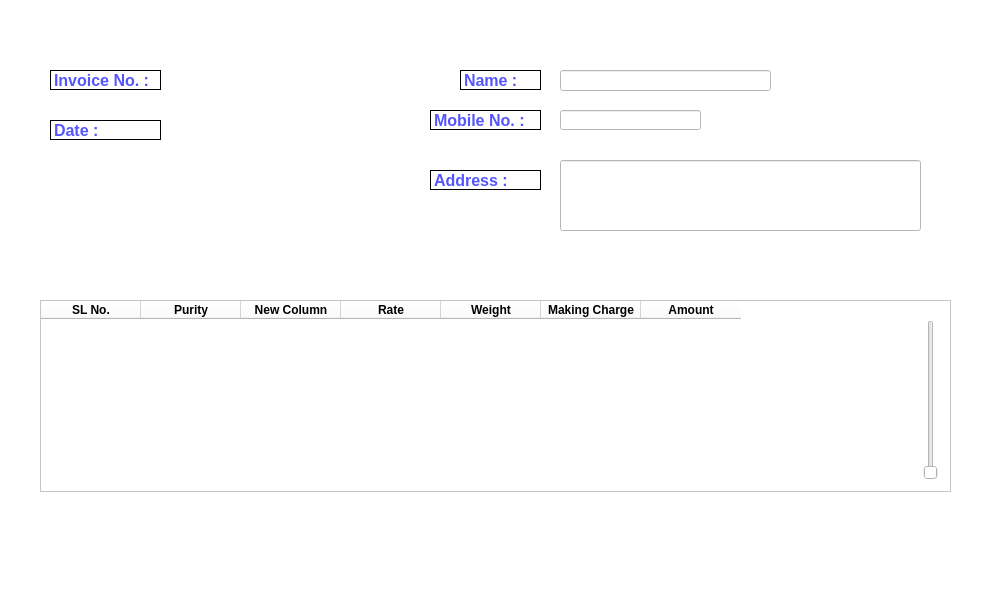
<?xml version="1.0" encoding="UTF-8"?>
<ui version="4.0">
 <class>Dialog</class>
 <widget class="QDialog" name="Dialog">
  <property name="geometry">
   <rect>
    <x>0</x>
    <y>0</y>
    <width>1000</width>
    <height>600</height>
   </rect>
  </property>
  <property name="maximumSize">
   <size>
    <width>1000</width>
    <height>600</height>
   </size>
  </property>
  <property name="focusPolicy">
   <enum>Qt::StrongFocus</enum>
  </property>
  <property name="windowTitle">
   <string>Dialog</string>
  </property>
  <property name="styleSheet">
   <string notr="true">background: rgb(255, 255, 255)</string>
  </property>
  <property name="modal">
   <bool>false</bool>
  </property>
  <widget class="QLineEdit" name="lineEdit">
   <property name="geometry">
    <rect>
     <x>560</x>
     <y>70</y>
     <width>211</width>
     <height>21</height>
    </rect>
   </property>
  </widget>
  <widget class="QLineEdit" name="lineEdit_2">
   <property name="geometry">
    <rect>
     <x>560</x>
     <y>110</y>
     <width>141</width>
     <height>20</height>
    </rect>
   </property>
  </widget>
  <widget class="QLineEdit" name="lineEdit_3">
   <property name="geometry">
    <rect>
     <x>560</x>
     <y>160</y>
     <width>361</width>
     <height>71</height>
    </rect>
   </property>
  </widget>
  <widget class="QLabel" name="label">
   <property name="geometry">
    <rect>
     <x>460</x>
     <y>70</y>
     <width>81</width>
     <height>20</height>
    </rect>
   </property>
   <property name="focusPolicy">
    <enum>Qt::StrongFocus</enum>
   </property>
   <property name="frameShape">
    <enum>QFrame::Box</enum>
   </property>
   <property name="text">
    <string>&lt;html&gt;&lt;head/&gt;&lt;body&gt;&lt;p&gt;&lt;span style=&quot; font-size:12pt; font-weight:600; color:#5555ff;&quot;&gt;Name :&lt;/span&gt;&lt;/p&gt;&lt;/body&gt;&lt;/html&gt;</string>
   </property>
  </widget>
  <widget class="QLabel" name="label_2">
   <property name="geometry">
    <rect>
     <x>430</x>
     <y>110</y>
     <width>111</width>
     <height>20</height>
    </rect>
   </property>
   <property name="focusPolicy">
    <enum>Qt::StrongFocus</enum>
   </property>
   <property name="frameShape">
    <enum>QFrame::Box</enum>
   </property>
   <property name="text">
    <string>&lt;html&gt;&lt;head/&gt;&lt;body&gt;&lt;p&gt;&lt;span style=&quot; font-size:12pt; font-weight:600; color:#5555ff;&quot;&gt;Mobile No. :&lt;/span&gt;&lt;/p&gt;&lt;/body&gt;&lt;/html&gt;</string>
   </property>
  </widget>
  <widget class="QLabel" name="label_3">
   <property name="geometry">
    <rect>
     <x>430</x>
     <y>170</y>
     <width>111</width>
     <height>20</height>
    </rect>
   </property>
   <property name="focusPolicy">
    <enum>Qt::StrongFocus</enum>
   </property>
   <property name="frameShape">
    <enum>QFrame::Box</enum>
   </property>
   <property name="text">
    <string>&lt;html&gt;&lt;head/&gt;&lt;body&gt;&lt;p&gt;&lt;span style=&quot; font-size:12pt; font-weight:600; color:#5555ff;&quot;&gt;Address :&lt;/span&gt;&lt;/p&gt;&lt;/body&gt;&lt;/html&gt;</string>
   </property>
  </widget>
  <widget class="QTableWidget" name="tableWidget">
   <property name="geometry">
    <rect>
     <x>40</x>
     <y>300</y>
     <width>911</width>
     <height>192</height>
    </rect>
   </property>
   <property name="toolTip">
    <string>&lt;html&gt;&lt;head/&gt;&lt;body&gt;&lt;p&gt;&lt;br/&gt;&lt;/p&gt;&lt;/body&gt;&lt;/html&gt;</string>
   </property>
   <column>
    <property name="text">
     <string>SL No.</string>
    </property>
    <property name="font">
     <font>
      <weight>75</weight>
      <bold>true</bold>
     </font>
    </property>
   </column>
   <column>
    <property name="text">
     <string>Purity</string>
    </property>
    <property name="font">
     <font>
      <weight>75</weight>
      <bold>true</bold>
     </font>
    </property>
   </column>
   <column>
    <property name="text">
     <string>New Column</string>
    </property>
    <property name="font">
     <font>
      <weight>75</weight>
      <bold>true</bold>
     </font>
    </property>
   </column>
   <column>
    <property name="text">
     <string>Rate</string>
    </property>
    <property name="font">
     <font>
      <weight>75</weight>
      <bold>true</bold>
     </font>
    </property>
   </column>
   <column>
    <property name="text">
     <string>Weight</string>
    </property>
    <property name="font">
     <font>
      <weight>75</weight>
      <bold>true</bold>
     </font>
    </property>
   </column>
   <column>
    <property name="text">
     <string>Making Charge</string>
    </property>
    <property name="font">
     <font>
      <weight>75</weight>
      <bold>true</bold>
     </font>
    </property>
   </column>
   <column>
    <property name="text">
     <string>Amount</string>
    </property>
    <property name="font">
     <font>
      <weight>75</weight>
      <bold>true</bold>
     </font>
    </property>
   </column>
  </widget>
  <widget class="QLabel" name="label_4">
   <property name="geometry">
    <rect>
     <x>50</x>
     <y>70</y>
     <width>111</width>
     <height>20</height>
    </rect>
   </property>
   <property name="focusPolicy">
    <enum>Qt::StrongFocus</enum>
   </property>
   <property name="frameShape">
    <enum>QFrame::Box</enum>
   </property>
   <property name="text">
    <string>&lt;html&gt;&lt;head/&gt;&lt;body&gt;&lt;p&gt;&lt;span style=&quot; font-size:12pt; font-weight:600; color:#5555ff;&quot;&gt;Invoice No. :&lt;/span&gt;&lt;/p&gt;&lt;/body&gt;&lt;/html&gt;</string>
   </property>
  </widget>
  <widget class="QLabel" name="label_5">
   <property name="geometry">
    <rect>
     <x>50</x>
     <y>120</y>
     <width>111</width>
     <height>20</height>
    </rect>
   </property>
   <property name="focusPolicy">
    <enum>Qt::StrongFocus</enum>
   </property>
   <property name="frameShape">
    <enum>QFrame::Box</enum>
   </property>
   <property name="text">
    <string>&lt;html&gt;&lt;head/&gt;&lt;body&gt;&lt;p&gt;&lt;span style=&quot; font-size:12pt; font-weight:600; color:#5555ff;&quot;&gt;Date :&lt;/span&gt;&lt;/p&gt;&lt;/body&gt;&lt;/html&gt;</string>
   </property>
  </widget>
  <widget class="QSlider" name="verticalSlider">
   <property name="geometry">
    <rect>
     <x>920</x>
     <y>320</y>
     <width>22</width>
     <height>160</height>
    </rect>
   </property>
   <property name="orientation">
    <enum>Qt::Vertical</enum>
   </property>
  </widget>
 </widget>
 <resources/>
 <connections/>
</ui>
